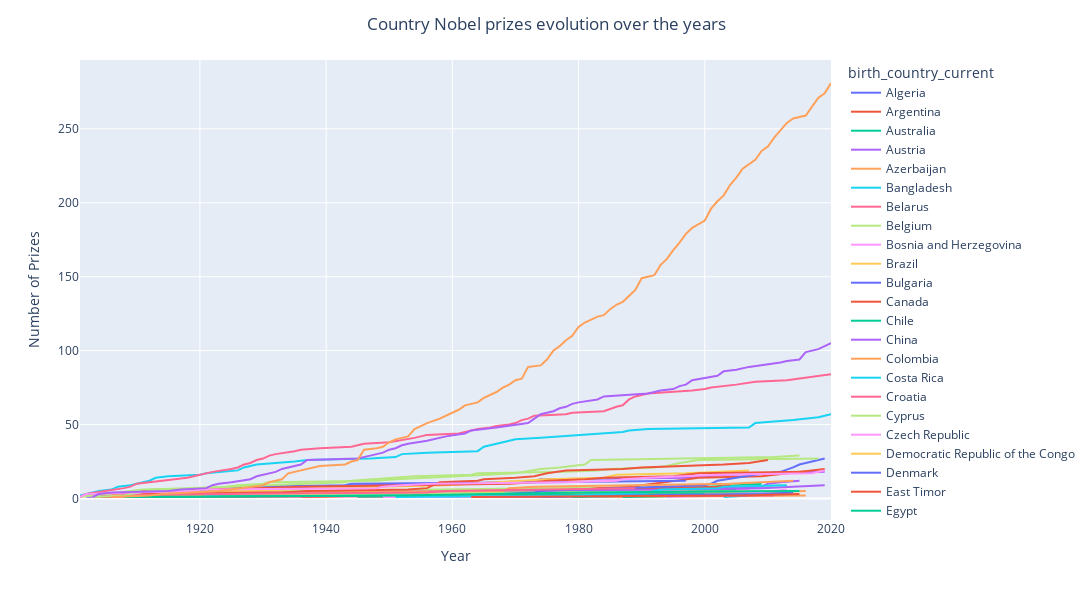

Here is the notebook cell this chart was saved with:
### Code cell
fig = px.line(
            cumulative_prizes,
            x="year", 
            y="prize", 
            color='birth_country_current',
            hover_name='birth_country_current'
            )
fig.update_layout(
    width=1600,
    height=600,
    title_text = "Country Nobel prizes evolution over the years", 
    title_x = 0.50, 
    xaxis_title=dict(text='Year'),
    yaxis_title=dict(text='Number of Prizes'),
)

fig.show()
